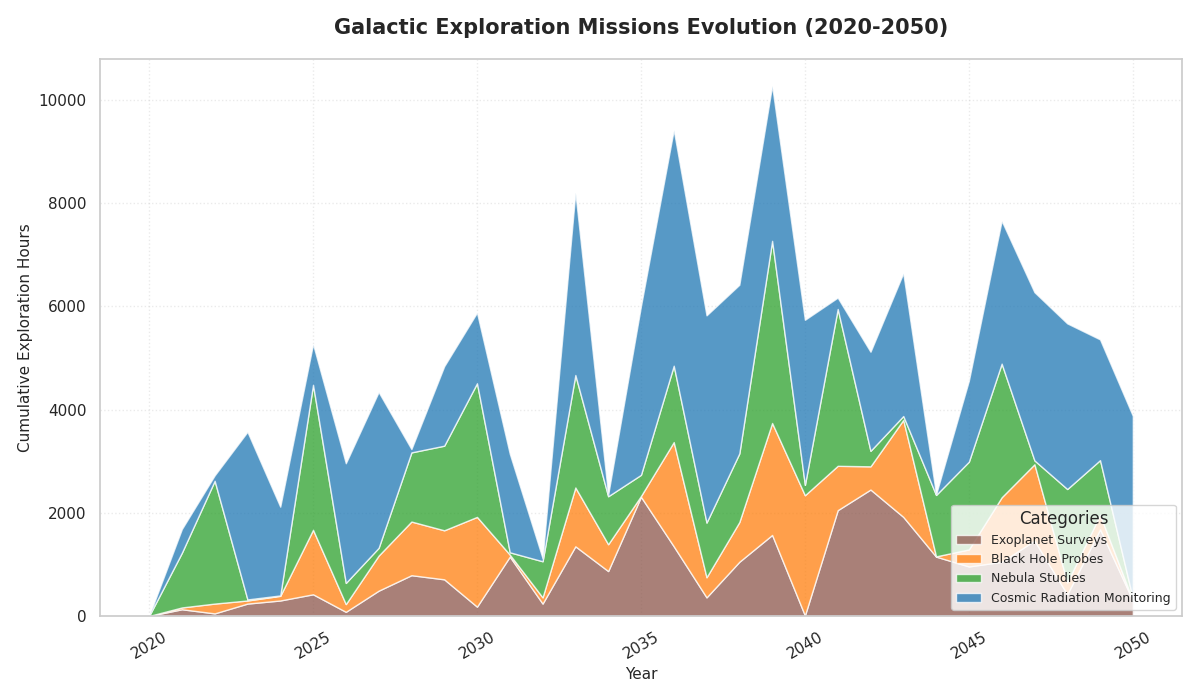

The Python source for this figure:
import matplotlib.pyplot as plt
import numpy as np

years = np.arange(2020, 2051)

# Original data sequences have been shuffled manually
exoplanet_surveys = [0, 130, 50, 240, 300, 420, 80, 490, 790, 710, 180, 1150, 240, 1350, 870, 2310, 1350, 360, 1050, 1570, 10, 2050, 2450, 1920, 1150, 960, 1050, 1460, 420, 1680, 300]

black_hole_probes = [0, 35, 190, 60, 90, 1250, 150, 680, 1040, 950, 1740, 39, 120, 1140, 520, 15, 2020, 390, 770, 2170, 2330, 860, 450, 1880, 5, 330, 1250, 1480, 230, 280, 1]

nebula_studies = [0, 1060, 2380, 20, 8, 2810, 410, 150, 1340, 1640, 2590, 45, 700, 2180, 930, 410, 1480, 1060, 1330, 3530, 200, 3040, 300, 75, 1190, 1700, 2590, 75, 1810, 1060, 38]

cosmic_radiation_monitoring = [0, 460, 105, 3250, 1720, 790, 2320, 3021, 65, 1540, 1370, 1910, 60, 3540, 30, 3270, 4571, 4016, 3269, 3010, 3200, 220, 1921, 2770, 12, 1570, 2770, 3260, 3210, 2340, 3540]

fig, ax = plt.subplots(figsize=(12, 7))

colors = ['#8c564b', '#ff7f0e', '#2ca02c', '#1f77b4']

ax.stackplot(years, exoplanet_surveys, black_hole_probes, nebula_studies, cosmic_radiation_monitoring,
             labels=['Exoplanet Surveys', 'Black Hole Probes', 'Nebula Studies', 'Cosmic Radiation Monitoring'],
             colors=colors, alpha=0.75)

ax.set_title("Galactic Exploration Missions Evolution (2020-2050)", fontsize=15, fontweight='bold', pad=18)
ax.set_xlabel("Year", fontsize=11)
ax.set_ylabel("Cumulative Exploration Hours", fontsize=11)

ax.set_xticks(years[::5])
ax.tick_params(axis='x', rotation=30)

ax.legend(loc='lower right', title="Categories", fontsize=9)

ax.grid(True, linestyle=':', alpha=0.4)

plt.tight_layout()

plt.show()
